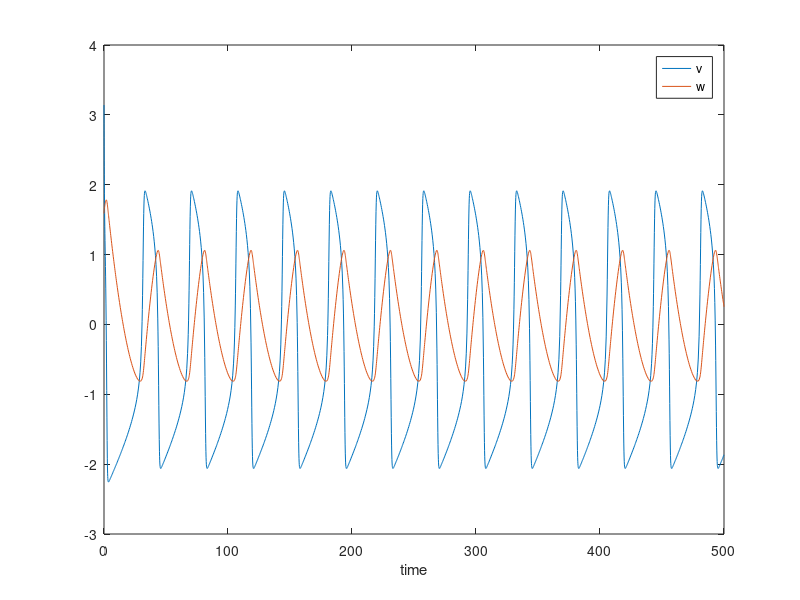
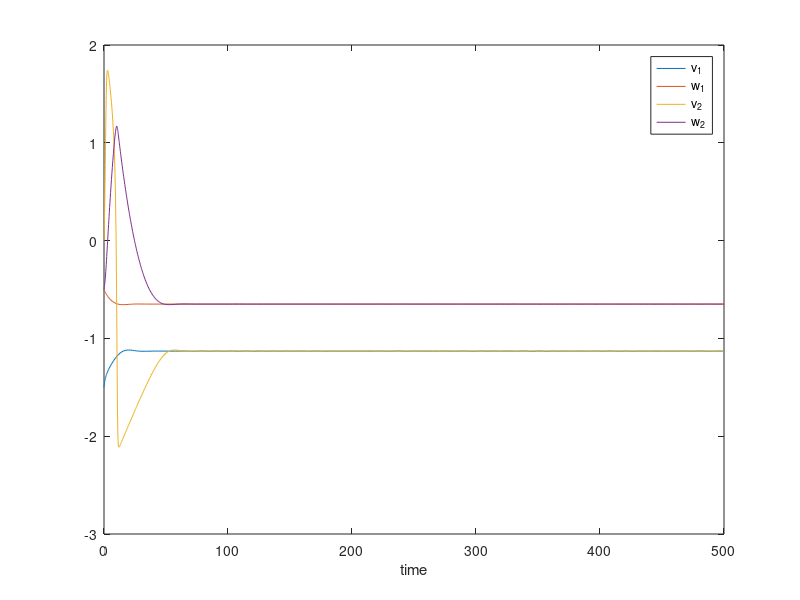
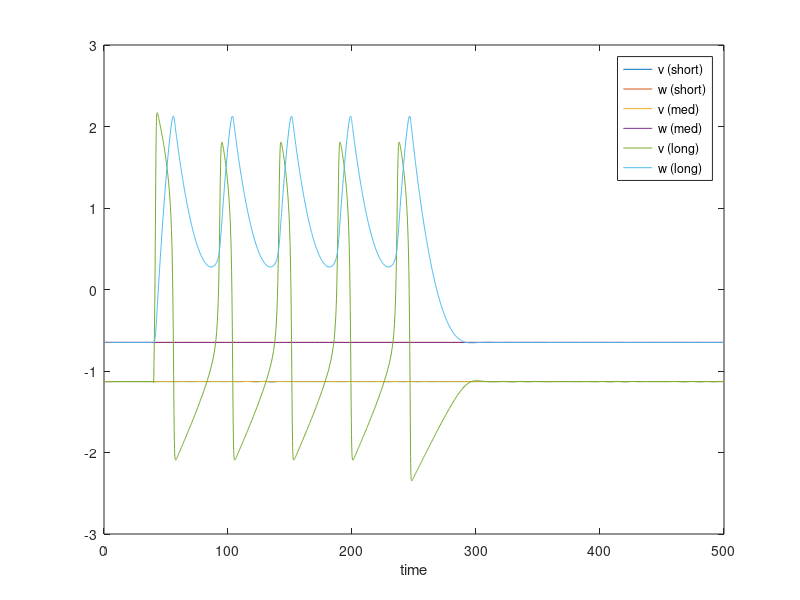
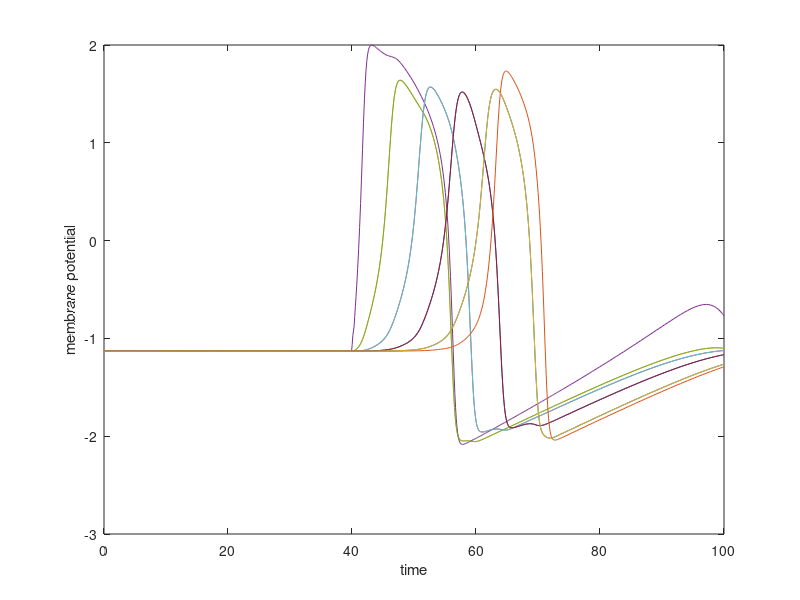

Reproduce these figures in MATLAB, in order.
% FitzHugh-Nagumo model

% Note: I did some of this last week...
% but I'm going through it again step-by-step today.

% v = x(1), w = x(2) 
dxdt = @(t,x,e,a,b) [x(1) - 1/3 * x(1).^3 - x(2);
                     e*(x(1) + a - b*x(2))     ];

tf = 500;

% oscillations

e = 0.08;
a = 0.5;
b = 0.2;

[T,X] = ode45(@(t,y) dxdt(t,y,e,a,b), [0,tf], [3.14,1.59]);

figure(1)
plot(T,X)
xlabel("time")
legend("v","w")
%%
% excitability
a = 1.0;

[T1,X1] = ode45(@(t,y) dxdt(t,y,e,a,b), [0,tf],[-1.5,-0.5]);
[T2,X2] = ode45(@(t,y) dxdt(t,y,e,a,b), [0,tf],[0.0,-0.5]);

figure(2)
plot(T1,X1,T2,X2)
xlabel("time")
legend("v_1","w_1","v_2","w_2")

x_ss = X1(length(X1),:);

%%
% perturbation
% different impulse durations

I0 = 1.0;
tStart = 40;
tEnd = 47;
Ifunc = @(t,t0,t1) I0*(t>t0)*(t<t1);

dxdt_p = @(t,x,e,a,b,t0,t1) [x(1) - 1/3 * x(1).^3 - x(2) + Ifunc(t,t0,t1);
                       e*(x(1) + a - b*x(2))                ];

[T1,X1] = ode45(@(t,y) dxdt_p(t,y,e,a,b,tStart,tEnd-5),[0,tf],x_ss);
[T2,X2] = ode45(@(t,y) dxdt_p(t,y,e,a,b,tStart,tEnd),[0,tf],x_ss);
[T3,X3] = ode45(@(t,y) dxdt_p(t,y,e,a,b,tStart,tEnd+200),[0,tf],x_ss);

figure(3);
plot(T1,X1,T2,X2,T3,X3);
xlabel("time")
legend("v (short)","w (short)", "v (med)", "w (med)","v (long)","w (long)")

%%
% neural network
% matrix of interactions
N = 10; % number of neurons
tf = 100;

I0 = zeros(N,1); % N elements
I0(4) = 1;
tStart = 40;
tEnd = tf;
Ifunc_v = @(t) I0*(t>tStart)*(t<tEnd);

dvdt_large = @(t,v,w,D) v - 1/3 * v.^3 - w + Ifunc_v(t) + D*(circshift(v,1) - 2*v + circshift(v,-1));
dwdt_large = @(t,v,w,e,a,b) e*(v + a - b*w);
dxdt_large = @(t,x,N,D,e,a,b) [dvdt_large(t,x(1:N),x(N+1:2*N),D); 
                               dwdt_large(t,x(1:N),x(N+1:2*N),e,a,b)];

D = 0.1; % connectivity
v_int = x_ss(1) * ones(1,N);
w_int = x_ss(2) * ones(1,N);

[T,X] = ode45(@(t,y) dxdt_large(t,y,N,D,e,a,b), [0,tf],[v_int';w_int']);

figure(4);
plot(T,X(:,1:N));
xlabel("time")
ylabel("membrane potential")

% movie
for nt=1:numel(T)
figure(5); clf; hold on; box on;
plot(X(nt,1:N));
set(gca,'ylim', [-2.5,2.5])
xlabel('Cell');
ylabel('Voltage')
drawnow;
end